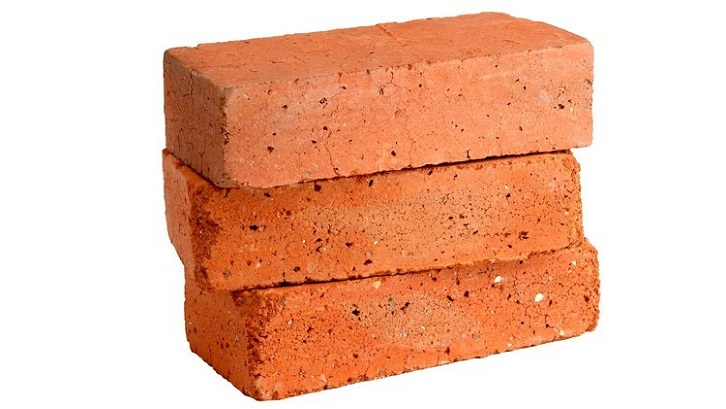
#> input picture 307.jpg, 726 x 409 px
$ python snapasnap.py
#> lines starting #> are read from the running program, lines starting #| are printed output that depends on the picture
import cv2
import numpy as np

image = cv2.imread('307.jpg')
#> image is the input picture: shape (409, 726, 3); mean B, G, R 165.3, 188.7, 237.7
image_path = 'bata.jpg'

cv2.imshow('image', image)
cv2.waitKey(0)
cv2.destroyAllWindows()

point = []
mask = np.zeros_like(image)
dots = np.zeros_like(image)
shapes = []

def draw_freehand(event, x, y, flags, param):
    global point


    if event == cv2.EVENT_LBUTTONUP:
        point.append((x, y))
        cv2.circle(dots,(x, y), 3, (0, 0, 255), -1)

    elif event == cv2.EVENT_MOUSEMOVE:...

cv2.namedWindow('image')
cv2.setMouseCallback('image', draw_freehand)

while True:
    combined = cv2.addWeighted(image, 0.5, mask, 0.5, 0)
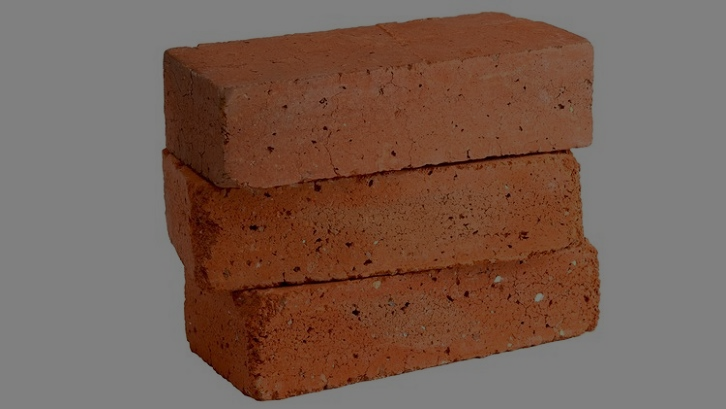
#> combined: shape (409, 726, 3); mean B, G, R 82.9, 94.6, 119.1
    combined = cv2.addWeighted(combined,0.7,dots,0.3,0)
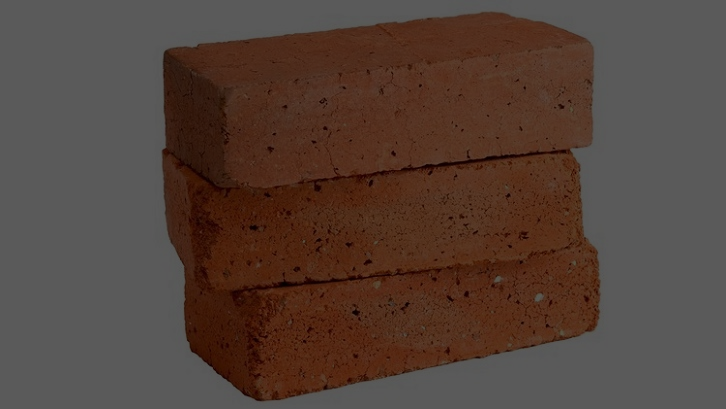
#> combined: shape (409, 726, 3); mean B, G, R 58.2, 66.4, 83.6

    cv2.imshow('combined', combined)
    key = cv2.waitKey(1)
#> (key x is pressed here)
    if key==ord('x'):
        point=[]
        shapes=[]
        mask = np.zeros_like(image)
        dots = np.zeros_like(image)

    elif key==ord('c'):
        if len(point) == 2:
            radius = int(cv2.norm(np.array(point[1]) - np.array(point[0])))
            cv2.circle(mask, point[0], radius, (255, 255, 255), -1)
            circle_points = cv2.ellipse2Poly(point[0], (radius, radius), 0, 0, 360, 1)
            shapes.append(circle_points)
            dots = np.zeros_like(image)
            points = []

            # extrac and display the selected area
            cv2.fillPoly(dots, shapes, (255, 255, 255))
            selected_area = cv2.bitwise_and(image, dots)
            cv2.imshow('selected area', selected_area)
    elif key==ord('e'):...
    elif key==ord('q'):...

    elif key==ord('q'):
        break
